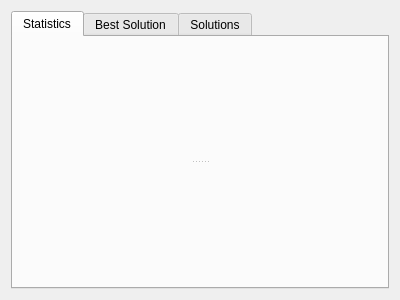
<?xml version="1.0" encoding="UTF-8"?>
<ui version="4.0">
 <class>KHGAView</class>
 <widget class="QWidget" name="KHGAView">
  <property name="geometry">
   <rect>
    <x>0</x>
    <y>0</y>
    <width>400</width>
    <height>300</height>
   </rect>
  </property>
  <property name="windowTitle">
   <string>Form</string>
  </property>
  <layout class="QVBoxLayout" name="verticalLayout">
   <item>
    <widget class="QTabWidget" name="Main">
     <property name="currentIndex">
      <number>0</number>
     </property>
     <widget class="QWidget" name="Stats">
      <attribute name="title">
       <string>Statistics</string>
      </attribute>
      <layout class="QVBoxLayout" name="verticalLayout_2">
       <item>
        <widget class="QSplitter" name="splitter">
         <property name="orientation">
          <enum>Qt::Vertical</enum>
         </property>
         <widget class="QRGAMonitor" name="Monitor" native="true"/>
         <widget class="QRDebug" name="Debug" native="true"/>
        </widget>
       </item>
      </layout>
     </widget>
     <widget class="QWidget" name="BestTab">
      <attribute name="title">
       <string>Best Solution</string>
      </attribute>
      <layout class="QVBoxLayout" name="verticalLayout_3">
       <item>
        <widget class="QTreeInfos" name="Best" native="true"/>
       </item>
      </layout>
     </widget>
     <widget class="QWidget" name="SolTab">
      <attribute name="title">
       <string>Solutions</string>
      </attribute>
      <layout class="QVBoxLayout" name="verticalLayout_4">
       <item>
        <widget class="QTreeInfos" name="Sol" native="true"/>
       </item>
      </layout>
     </widget>
    </widget>
   </item>
  </layout>
 </widget>
 <customwidgets>
  <customwidget>
   <class>QRDebug</class>
   <extends>QWidget</extends>
   <header>qrdebug.h</header>
   <container>1</container>
  </customwidget>
  <customwidget>
   <class>QRGAMonitor</class>
   <extends>QWidget</extends>
   <header>qrgamonitor.h</header>
   <container>1</container>
  </customwidget>
  <customwidget>
   <class>QTreeInfos</class>
   <extends>QWidget</extends>
   <header>qtreeinfos.h</header>
   <container>1</container>
  </customwidget>
 </customwidgets>
 <resources/>
 <connections/>
</ui>
